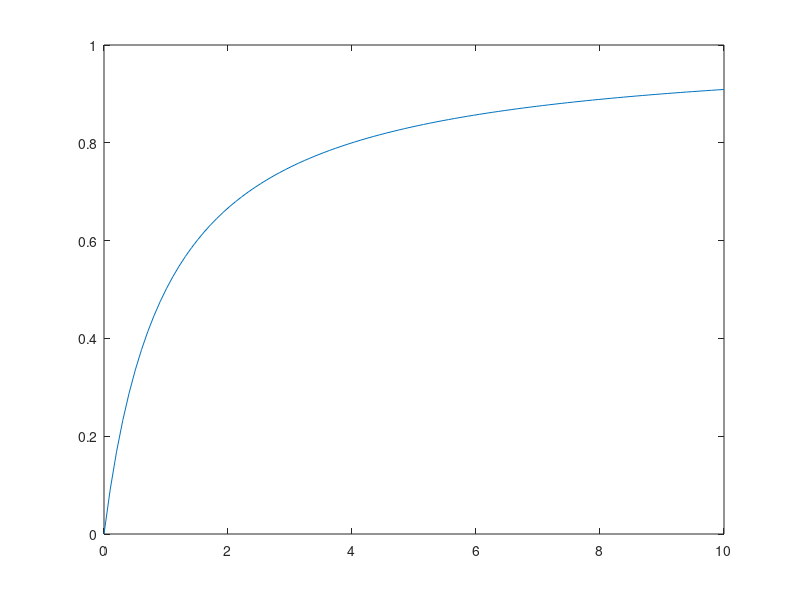

Here is the MATLAB script that generated this plot: (Note: this script raises an error after producing the figure.)
%% Junk file.

% Note: I like to always make a script like this. Each section is just some
% random spitballing of ideas. They usually arent important enough to be
% comprehensively commented (or, if they were they made their way into main files, 
% where they get full documentation). 

%%
u = 1;
t = u/10;
s1 = (u*u/10 - 0.5*10*(u/10)^2)
u = 1.1;
t = u/10;
s2 = (u*u/10 - 0.5*10*(u/10)^2)
s2/s1

%%

x = 8;

cpc = x*10^9/(6*10^6);

a = (40+x)/cpc;
b = (cpc/133)^0.453;
c = 3;
disp(a*b*c)

%%

H = 1;
C = linspace(0,10);
Y = C./(C+H);

plot(C,Y)

%%

% Here, we assume that the PT cells are spheroids.

predMassF(30)
predMassBF(3000)

function M = predMassF(CV)

rmaj = 120; % Major axis.
rmin = 50; % Minor axis.
Vpred = (4/3)* pi*rmaj * rmin^2; % Volume of cell in um^3.
M = 133.754*Vpred^(0.436); % Romanova 2009, get carbon mass per cell.
M = M * CV; % Convert from Mass/cell to mass/ml by multiplying cells/ml.
M = M * 10^-9; % Convert to ugC from fgC.

end

function M = predMassBF(CV)

r = 18;
Vpred = (4/3)*pi*r^3; % Volume of cell in um^3.
M = 133.754*Vpred^(0.436); % Romanova 2009, get carbon mass per cell.
M = M * CV; % Convert from Mass/cell to mass/ml by multiplying cells/ml.
M = M * 10^-9; % Convert to ugC from fgC.

end

%%

